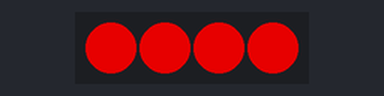
This sketch was run on a simulated ATtiny85, built with avr-gcc and run on an emulated ATtiny85. Shown: 4 RGB LEDs in strip order, left to right. Dim RGB values are drawn brighter than linear; random numbers use the default seed unless the sketch sets one.

Above: at 0.15 s.
At 4.39 s:
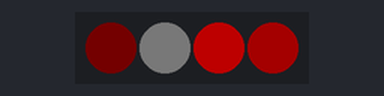
At 10.14 s:
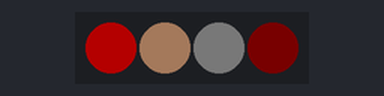
At 20.14 s:
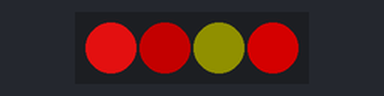
At 30.75 s:
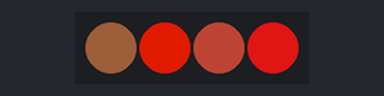
At 39.84 s:
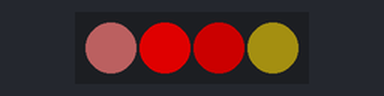
Timing chart, 0 to 40.0 s (numbered marks = the images above):
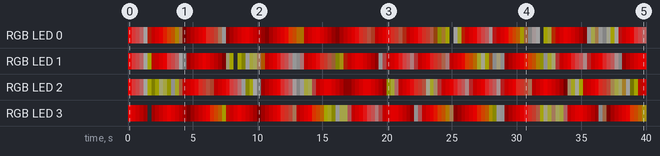

Measured:
- by itself, RGB LED 3: off → RGB(179, 0, 0) at 0.00 s, → RGB(144, 0, 0) 0.30 s later, → RGB(108, 0, 0) 0.30 s later, → RGB(72, 0, 0) 0.30 s later, … (131 changes in this stretch)
- by itself, RGB LED 0: off → RGB(179, 0, 0) at 0.00 s, → RGB(144, 36, 36) 0.30 s later, → RGB(108, 38, 38) 0.30 s later, → RGB(72, 38, 38) 0.30 s later, … (132 changes in this stretch)

The sketch:

Poll_Foll_ATTiny85.ino
```cpp
/*

  Código para PollFoll
  by akirasan

  Para programar el ATTiny85
  - Arduno UNO con firmware cargado "ArduinoISP" (se encuentra en el IDE de Arduino como ejemplo)
  - Seleccionar la placa ATTiny85 (Procesador ATTiny85 / Internal 16MHz)
  - Programador "Arduino as ISP"

*/

#include <Adafruit_NeoPixel.h>
#ifdef __AVR__
#include <avr/power.h>
#endif

#define PIN            3
#define NUMPIXELS      4

Adafruit_NeoPixel pixels = Adafruit_NeoPixel(NUMPIXELS, PIN, NEO_GRB + NEO_KHZ800);


void setup() {
  // This is for Trinket 5V 16MHz, you can remove these three lines if you are not using a Trinket
#if defined (__AVR_ATtiny85__)
  if (F_CPU == 16000000) clock_prescale_set(clock_div_1);
#endif

  pinMode(PIN, OUTPUT);
  pixels.begin();
  pixels.setBrightness(180);
  pixels.show();

  randomSeed(analogRead(0));

  nuevo_color_fin(0);
  nuevo_color_fin(1);
  nuevo_color_fin(2);
  nuevo_color_fin(3);

}

byte rojo[3] = {255, 0, 0};
byte amarillo[3] = {55, 55, 0};
byte naranja[3] = {55, 40, 30};
byte blanco[3] = {55, 55, 55};
byte apagado[3] = {0, 0, 0};

byte leds[4][3] = {{255, 0, 0}, {255, 0, 0}, {255, 0, 0}, {255, 0, 0}};
byte leds_final[4][3] = {{255, 255, 0}, {210, 120, 50}, {255, 0, 0}, {255, 255, 255}};


void mostrar_leds() {
  for (byte i = 0; i < 4; i++) {
    pixels.setPixelColor(i, pixels.Color(leds[i][0], leds[i][1], leds[i][2]));
  }
  pixels.show();
}

void nuevo_color_fin(byte led) {

  byte randNumber = random(5);

  switch (randNumber) {
    case 0:
      leds_final[led][0] = amarillo[0];
      leds_final[led][1] = amarillo[1];
      leds_final[led][2] = amarillo[2];
      break;
    case 1:
      leds_final[led][0] = naranja[0];
      leds_final[led][1] = naranja[1];
      leds_final[led][2] = naranja[2];
      break;
    case 2:
      leds_final[led][0] = rojo[0];
      leds_final[led][1] = rojo[1];
      leds_final[led][2] = rojo[2];
      break;
    case 3:
      leds_final[led][0] = apagado[0];
      leds_final[led][1] = apagado[1];
      leds_final[led][2] = apagado[2];
      break;
    case 4:
      leds_final[led][0] = blanco[0];
      leds_final[led][1] = blanco[1];
      leds_final[led][2] = blanco[2];
      break;

    default:
      leds_final[led][0] = apagado[0];
      leds_final[led][1] = apagado[1];
      leds_final[led][2] = apagado[2];
      break;
  }

}

void ajustar_valor(byte led, byte color) {
  if (leds[led][color] > leds_final[led][color]) {
    leds[led][color]--;
  }
  else {
    leds[led][color]++;
  }
}

void avanzar() {

  for (byte led = 0; led < 4; led++) {
    boolean r = false, g = false, b = false;
    if (leds[led][0] != leds_final[led][0]) {
      ajustar_valor(led, 0);
    }
    else {
      r = true;
    }

    if (leds[led][1] != leds_final[led][1]) {
      ajustar_valor(led, 1);
    }
    else {
      g = true;
    }


    if (leds[led][2] != leds_final[led][2]) {
      ajustar_valor(led, 2);
    }
    else {
      b = true;
    }

    if (r & g & b) {
      nuevo_color_fin(led);
    }

  }

}


void all_off() {
  pixels.setPixelColor(0, pixels.Color(0, 0, 0));
  pixels.setPixelColor(1, pixels.Color(0, 0, 0));
  pixels.setPixelColor(2, pixels.Color(0, 0, 0));
  pixels.setPixelColor(3, pixels.Color(0, 0, 0));
  pixels.show();
}


void test_all() {
  pixels.setPixelColor(0, pixels.Color(55, 0, 0));
  pixels.setPixelColor(1, pixels.Color(55, 0, 0));
  pixels.setPixelColor(2, pixels.Color(55, 55, 0));
  pixels.setPixelColor(3, pixels.Color(55, 55, 55));
  pixels.show();
delay(500);
  pixels.setPixelColor(0, pixels.Color(0, 255, 0));
  pixels.setPixelColor(1, pixels.Color(0, 255, 0));
  pixels.setPixelColor(2, pixels.Color(0, 255, 0));
  pixels.setPixelColor(3, pixels.Color(0, 255, 0));
  pixels.show();
delay(500);
  pixels.setPixelColor(0, pixels.Color(0, 0, 255));
  pixels.setPixelColor(1, pixels.Color(0, 0, 255));
  pixels.setPixelColor(2, pixels.Color(0, 0, 255));
  pixels.setPixelColor(3, pixels.Color(0, 0, 255));
  pixels.show();
delay(500);

}


// Colores GRB
void loop() {
  avanzar();
  mostrar_leds();
  delay(5);
//test_all();

}
```
